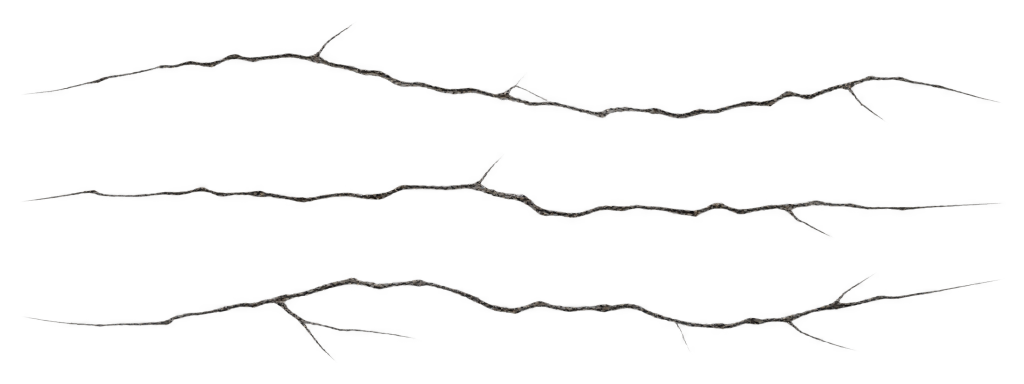
#> input picture assets/road/generated/concrete_cracks_ai_v1.png, 2048 x 768 px, given in place of Concrete047A_8K-PNG_Color.png, which was not available (shown at 1/2 size)
$ python generate_textured_scene.py --output out.png
#> lines starting #> are read from the running program, lines starting #| are printed output that depends on the picture; after the words box and inside, x2 and y2 are one past the last pixel; in counts of white or black regions, pixels touching at a corner belong together; pictures that were not available may be replaced by others from this repository, and a replacement may not be noted
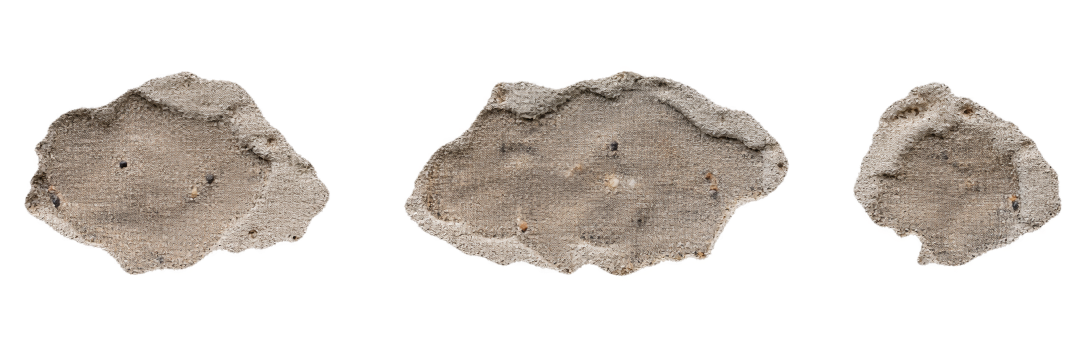
#> input picture assets/road/generated/concrete_spalls_ai_v1.png, 2172 x 724 px, given in place of Concrete047A_8K-PNG_NormalGL.png, which was not available (shown at 1/2 size)
### tools/concrete_quilt.py
# Copyright 2026 chubbyk-uu
# SPDX-License-Identifier: Apache-2.0
"""Low-resolution minimum-cut layout replayed at native texture scale.

Minimum-cut/overlap selection adapted from climbot_sim/tools/bake_wall_texture.py
(Apache-2.0). No dependency on the sibling checkout. This quilts the BACKGROUND,
never generates cracks. Full-resolution canvas is not allocated.
"""
import math
import json
from pathlib import Path
import cv2
import numpy as np

def minimum_cut(error):
    rows,columns=error.shape
    total=error.astype(np.float64).copy();back=np.zeros((rows,columns),np.int8)
    for row in range(1,rows):
        prev=total[row-1]
        options=np.vstack((np.r_[np.inf,prev[:-1]],prev,np.r_[prev[1:],np.inf]))
        choice=np.argmin(options,axis=0)
        back[row]=choice-1;total[row]+=options[choice,np.arange(columns)]
    seam=np.empty(rows,np.int32);seam[-1]=np.argmin(total[-1])
    for row in range(rows-2,-1,-1):seam[row]=seam[row+1]+back[row+1,seam[row+1]]
    return seam

class ConcreteQuilt:
    def __init__(self,source,lut,length,width,margin,source_width=2.1,seed=20260908,
                 guide_side=512,patch=320,overlap=96,candidates=32,feather=3,origin_x=0.):
#> called with lut = array of shape (256,), length = 10, width = 10, margin = 0.1, source_width = 2.1, seed = 20260908, guide_side = 512, patch = 320
        if not 0<overlap<patch<=guide_side or source_width<=0:
            raise ValueError('invalid quilting geometry')
        self.source=source;self.lut=lut;self.source_width=source_width
        self.guide_side=guide_side;self.patch=patch;self.overlap=overlap;self.seed=seed
        self.origin=(origin_x-margin,-width/2-margin)
        self.gsd=source_width/guide_side
        guide=cv2.resize(source,(guide_side,guide_side),interpolation=cv2.INTER_AREA)
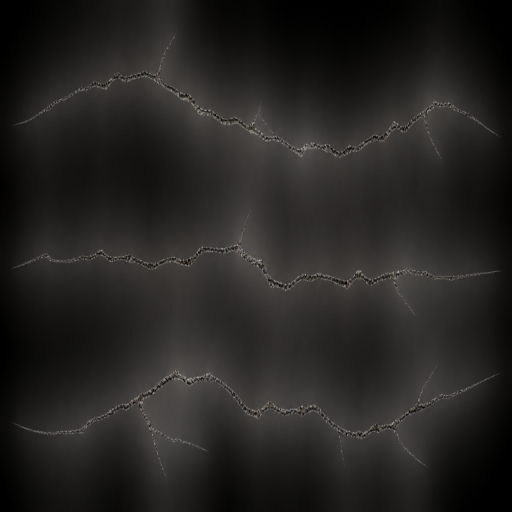
#> guide: shape (512, 512, 3); mean R, G, B 38, 36.6, 34.8
        gray=lut[guide]@np.array([.2126,.7152,.0722],np.float32)
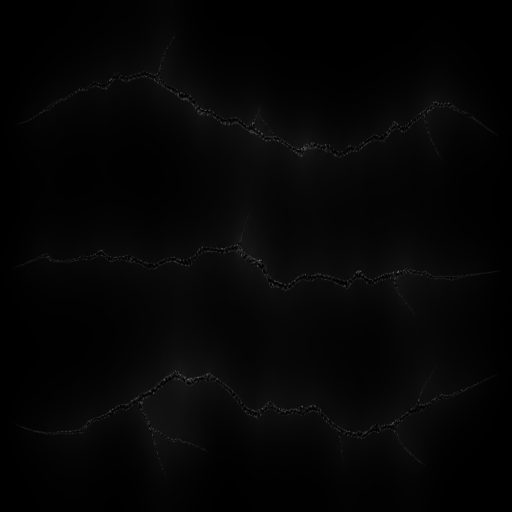
#> gray: shape (512, 512) float32; min 0, max 0.41, mean 0.0232
        self.guide_source=gray
        step=patch-overlap
        rows=max(1,math.ceil(((width+2*margin)/self.gsd-overlap)/step))
        cols=max(1,math.ceil(((length+2*margin)/self.gsd-overlap)/step))
        canvas=np.zeros((rows*step+overlap,cols*step+overlap),np.float32)
        rng=np.random.default_rng(seed);self.placements=[]
        for row in range(rows):
            for col in range(cols):
                top,left=row*step,col*step
                window=canvas[top:top+patch,left:left+patch]
                occupied=np.zeros((patch,patch),bool)
                if col:occupied[:,:overlap]=True
                if row:occupied[:overlap,:]=True
                offsets=rng.integers(0,guide_side-patch+1,size=(candidates,2))
                costs=[]
                for sy,sx in offsets:
                    delta=(gray[sy:sy+patch,sx:sx+patch]-window)[occupied]
                    costs.append(float(delta@delta))
                costs=np.array(costs);best=costs.min()
                pick=int(rng.choice(np.flatnonzero(costs<=best*1.1+1e-12)))
                sy,sx=map(int,offsets[pick]);block=gray[sy:sy+patch,sx:sx+patch]
                mask=np.ones((patch,patch),np.uint8)
                guard=min(overlap//4,math.ceil(feather*4)+1)
                if col:
                    error=(block[:,:overlap]-window[:,:overlap])**2
                    guard=min(overlap//4,math.ceil(feather*4)+1)
                    error[:,:guard]=np.inf;error[:,-guard:]=np.inf
                    cut=minimum_cut(error)
                    mask[:,:overlap]&=np.arange(overlap)[None,:]>=cut[:,None]
                if row:
                    error=((block[:overlap,:]-window[:overlap,:])**2).T
                    error[:,:guard]=np.inf;error[:,-guard:]=np.inf
                    cut=minimum_cut(error)
                    mask[:overlap,:]&=np.arange(overlap)[:,None]>=cut[None,:]
                alpha=cv2.GaussianBlur(mask.astype(np.float32),(0,0),feather,borderType=cv2.BORDER_REPLICATE) if feather else mask.astype(np.float32)
                alpha[~occupied]=1
                # Store quantized alpha, and use that exact alpha during layout/replay.
                alpha=np.uint8(np.clip(alpha*255+.5,0,255))
                af=alpha.astype(np.float32)/255
                window[:]=window*(1-af)+block*af
                self.placements.append(dict(top=top,left=left,sy=sy,sx=sx,alpha=alpha))
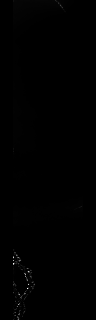
#> error: shape (320, 96) float32; 27.08% of the values are NaN or infinite; the others: min 0, max 0.0508, mean 0.000222; drawn with min black, max white, NaN and infinite black
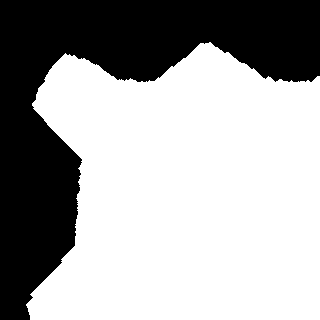
#> mask: shape (320, 320); values 0 (black) and 1 (white), 64.6% white; 1 black region, box (x1, y1, x2, y2) and area: (0, 0, 320, 320) 36207
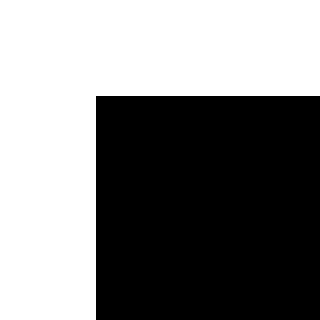
#> occupied: shape (320, 320) bool; 51% white; 1 black region, box (x1, y1, x2, y2) and area: (96, 96, 320, 320) 50176
#> after the loop, self.placements = 121 items
        self.guide=canvas
        self.feather=feather;self.candidates=candidates

    # [31 lines left out: function sample, not called in this run]

    def save(self,directory):
        directory=Path(directory);directory.mkdir()
        placements=[]
        for i,p in enumerate(self.placements):
            name=f'alpha_{i:04d}.png';cv2.imwrite(str(directory/name),p['alpha'])
            placements.append({**{k:v for k,v in p.items() if k!='alpha'},'alpha':name})
#> this loop made 121 passes
#> name on passes 1 to 12: 'alpha_0000.png', 'alpha_0001.png', 'alpha_0002.png', 'alpha_0003.png', 'alpha_0004.png', 'alpha_0005.png', 'alpha_0006.png', 'alpha_0007.png', 'alpha_0008.png', 'alpha_0009.png', 'alpha_0010.png', 'alpha_0011.png'
#> pass 2, in save, `name = f'alpha_{i:04d}.png'`:
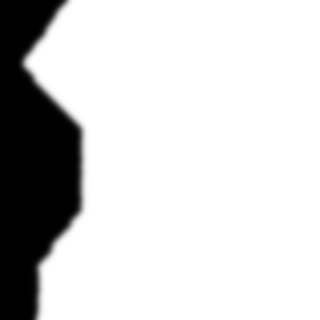
#> saved as alpha_0001.png: shape (320, 320); min 0, max 255, mean 209.7
#> after the loop, placements = 121 items
        info=dict(method='minimum_error_patch_quilting',seed=self.seed,source_width_m=self.source_width,
                  guide_side=self.guide_side,guide_texel_m=self.gsd,patch_guide_pixels=self.patch,
                  overlap_guide_pixels=self.overlap,feather_sigma_guide_pixels=self.feather,
                  candidates=self.candidates,origin_xy_m=self.origin,placements=placements,
                  source_rotations=False,source_scaling='native physical 2.1m; translations only',
                  note='no fixed 2.1m wrapping; local content reuse remains possible')
#> info = 14 items
        (directory/'layout.json').write_text(json.dumps(info,indent=2)+'\n')
        return {k:v for k,v in info.items() if k!='placements'}|{'patch_count':len(placements),'layout':'quilt/layout.json'}

### tools/generate_textured_scene.py
#!/usr/bin/env python3
"""Small shared road scene: same geometry/coordinates, bounded high-detail optical corridor."""
import argparse,json,sys,math
from pathlib import Path
import xml.etree.ElementTree as ET
import numpy as np
from scipy.ndimage import binary_dilation
from scipy.spatial import Delaunay
from PIL import Image
from concrete_quilt import ConcreteQuilt
from bake_concrete_road import LUT,prepare_crack,sha,srgb
from road_markings import paint,metadata
ROOT=Path(__file__).resolve().parents[1]
sys.path.append(str(ROOT/'src/agv_linescan'))  # after the installed package, so the compiled _obj_arrays is used
from agv_linescan.shared_scene import validate

# [40 lines left out: functions road_geometry, write_world, not called in this run]

def main():
    p=argparse.ArgumentParser();p.add_argument('--output',required=True);a=p.parse_args()
    out=Path(a.output).resolve();out.mkdir(parents=True,exist_ok=False)
    source=ROOT/'assets/road/source'
    color=np.array(Image.open(source/'Concrete047A_8K-PNG_Color.png').convert('RGB'))
    normal=np.array(Image.open(source/'Concrete047A_8K-PNG_NormalGL.png').convert('RGB'))
    q=ConcreteQuilt(color,LUT,10,10,.1,source_width=2.1);q.save(out/'quilt')
    lin=np.arange(256,dtype=np.float32)/255
#> lin = 256 values from 0 to 1
    # [8 lines left out: function sample, not called in this run]
    # 8 m x 1.6 m camera corridor; do not allocate the full 100 m road at sensor resolution.
    w,h=32000,6400;step=.00025
#> (the run stopped early here; a loop or call above may not have finished)
